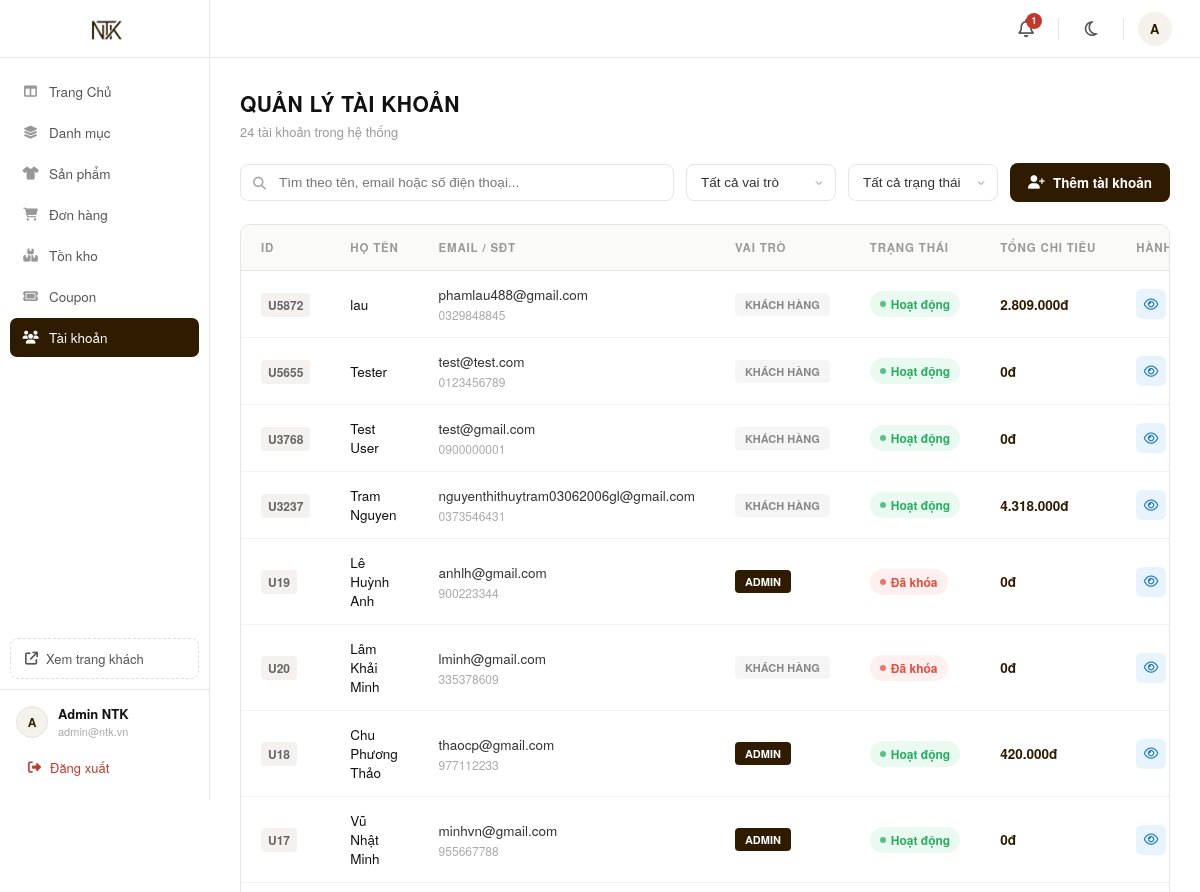
The page /admin/accounts.php (upper part) on the database as committed earlier.
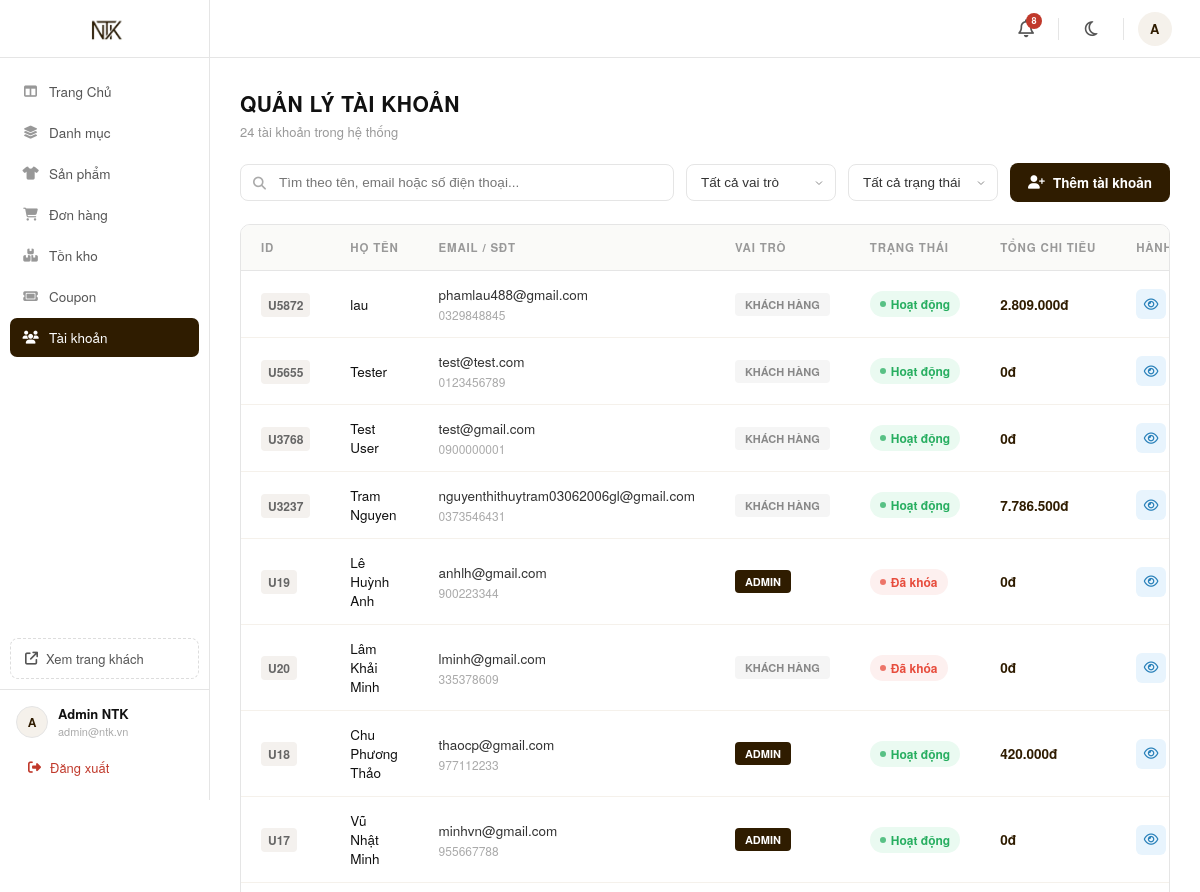
The same page on the database as committed later.
### tables this page shows
CREATE TABLE `users` (
  `user_id` char(5) NOT NULL,
  `username` varchar(50) NOT NULL,
  `password` varchar(50) NOT NULL,
  `fullname` varchar(100) DEFAULT NULL,
  `email` varchar(100) DEFAULT NULL,
  `phonenumber` varchar(10) DEFAULT NULL,
  `address` text DEFAULT NULL,
  `verification_code` varchar(6) DEFAULT NULL,
  `verification_code_expires_at` datetime DEFAULT NULL,
  `is_verified` int(11) DEFAULT 0,
  `role` int(11) DEFAULT 0,
  `status` int(11) DEFAULT 1,
  `created_at` datetime DEFAULT current_timestamp(),
  `total_orders` int(11) DEFAULT 0,
  `total_spend` decimal(15,2) DEFAULT 0.00,
  `bank_name` varchar(100) DEFAULT NULL,
  `bank_account_number` varchar(20) DEFAULT NULL,
  `bank_account_name` varchar(100) DEFAULT NULL,
  `wallet_balance` decimal(15,2) DEFAULT 0.00,
  PRIMARY KEY (`user_id`),
  UNIQUE KEY `username` (`username`)
);

### src/admin/accounts.php (the view, shortened to what the changed rows need)
<?php
require_once __DIR__ . '/../config/database.php';
$whereClauses = ["1=1"];
$params = [];
$whereSql = implode(" AND ", $whereClauses);
$query = "
    SELECT u.*,
           COUNT(o.order_id) as total_orders,
           IFNULL(SUM(o.final_price), 0) as total_spent
    FROM users u
    LEFT JOIN orders o ON u.user_id = o.user_id
    WHERE $whereSql
    GROUP BY u.user_id
    ORDER BY u.created_at DESC
";
$stmt = $conn->prepare($query);
$stmt->execute($params);
$users = $stmt->fetchAll(PDO::FETCH_ASSOC);
include __DIR__ . '/../includes/admin_sidebar.php';
?>
<div class="section-card">
    <table class="data-table">
        <thead>
            <tr>
                <th>ID</th>
                <th>Họ tên</th>
                <th>Email / SĐT</th>
                <th>Vai trò</th>
                <th>Trạng thái</th>
                <th>Tổng chi tiêu</th>
                <th>Hành động</th>
            </tr>
        </thead>
        <tbody>
            <?php foreach ($users as $u): ?>
            <tr>
                <td><span class="id-badge"><?= htmlspecialchars($u['user_id']) ?></span></td>
                <td><div class="user-name"><?= htmlspecialchars($u['fullname']) ?></div></td>
                <td>
                    <div style="color:#333; font-size:13.5px;"><?= htmlspecialchars($u['email']) ?></div>
                    <div class="user-email"><?= htmlspecialchars($u['phonenumber']) ?></div>
                </td>
                <td>
                    <span class="role-badge <?= $u['role'] == 1 ? 'role-admin' : 'role-customer' ?>">
                        <?= $u['role'] == 1 ? 'Admin' : 'Khách hàng' ?>
                    </span>
                </td>
                <td>
                    <?php if ($u['status'] == 1): ?>
                        <span class="status-badge status-active">Hoạt động</span>
                    <?php else: ?>
                        <span class="status-badge status-locked">Đã khóa</span>
                    <?php endif; ?>
                </td>
                <td style="font-weight:600; color:#2f1c00;"><?= number_format($u['total_spent'], 0, ',', '.') ?>đ</td>
                <td>
                    <div class="action-btns">
                        <a href="account_detail.php?id=<?= urlencode($u['user_id']) ?>" class="btn-icon" title="Chi tiết tài khoản" style="background:#e8f4fd; color:#2980b9;">
                            <i class="fa-regular fa-eye"></i>
                        </a>
                    </div>
                </td>
            </tr>
            <?php endforeach; ?>
        </tbody>
    </table>
</div>
</div>
</main>
</body>
</html>

### src/includes/admin_sidebar.php (shortened to what the changed rows need)
<?php
require_once __DIR__ . '/../config/database.php';
$notifications = [];
$stmt = $conn->query("SELECT order_id, order_date FROM orders WHERE order_status = 5 ORDER BY order_date DESC LIMIT 5");
while ($row = $stmt->fetch()) {
    $notifications[] = [
        'time' => strtotime($row['order_date']),
        'icon' => 'fa-rotate-left', 'color' => '#e67e22',
        'label' => 'Yêu cầu trả hàng: #' . $row['order_id'],
        'link' => 'order_detail.php?id=' . $row['order_id'],
        'time_str' => date('H:i d/m', strtotime($row['order_date']))
    ];
}
$stmt = $conn->query("SELECT order_id, order_date FROM orders WHERE order_status IN (4, 8) AND order_date >= NOW() - INTERVAL 7 DAY ORDER BY order_date DESC LIMIT 5");
while ($row = $stmt->fetch()) {
    $notifications[] = [
        'time' => strtotime($row['order_date']),
        'icon' => 'fa-ban', 'color' => '#e74c3c',
        'label' => 'Đơn hàng bị hủy: #' . $row['order_id'],
        'link' => 'order_detail.php?id=' . $row['order_id'],
        'time_str' => date('H:i d/m', strtotime($row['order_date']))
    ];
}
$stmt = $conn->query("SELECT order_id, order_date FROM orders WHERE payment_status = 1 AND order_date >= NOW() - INTERVAL 24 HOUR ORDER BY order_date DESC LIMIT 5");
while ($row = $stmt->fetch()) {
    $notifications[] = [
        'time' => strtotime($row['order_date']),
        'icon' => 'fa-circle-check', 'color' => '#27ae60',
        'label' => 'Đã thanh toán: #' . $row['order_id'],
        'link' => 'order_detail.php?id=' . $row['order_id'],
        'time_str' => date('H:i d/m', strtotime($row['order_date']))
    ];
}
usort($notifications, function($a, $b) {
    return $b['time'] <=> $a['time'];
});
$notifications = array_slice($notifications, 0, 10);
$notif_count = count($notifications);
?>
<!DOCTYPE html>
<html lang="vi">
<head>
    <link rel="stylesheet" href="https://cdnjs.cloudflare.com/ajax/libs/font-awesome/6.5.0/css/all.min.css">
</head>
<body>
<header class="admin-topbar">
    <div class="notif-wrap" id="notifWrap">
        <a href="#" class="topbar-icon-btn" title="Thông báo" onclick="toggleNotif(event)">
            <i class="fa-regular fa-bell"></i>
            <?php if ($notif_count > 0): ?>
            <span class="topbar-badge"><?= min($notif_count, 9) ?><?= $notif_count > 9 ? '+' : '' ?></span>
            <?php endif; ?>
        </a>
    </div>
</header>
<main class="admin-main">
<div class="admin-content">

Rows that differ between the two databases and show on the page:
changed users "Tram Nguyen": total_spent "4.318.000" → "7.786.500"
Other text that changed with them:
min($notif_count, 9): "1" → "8"
